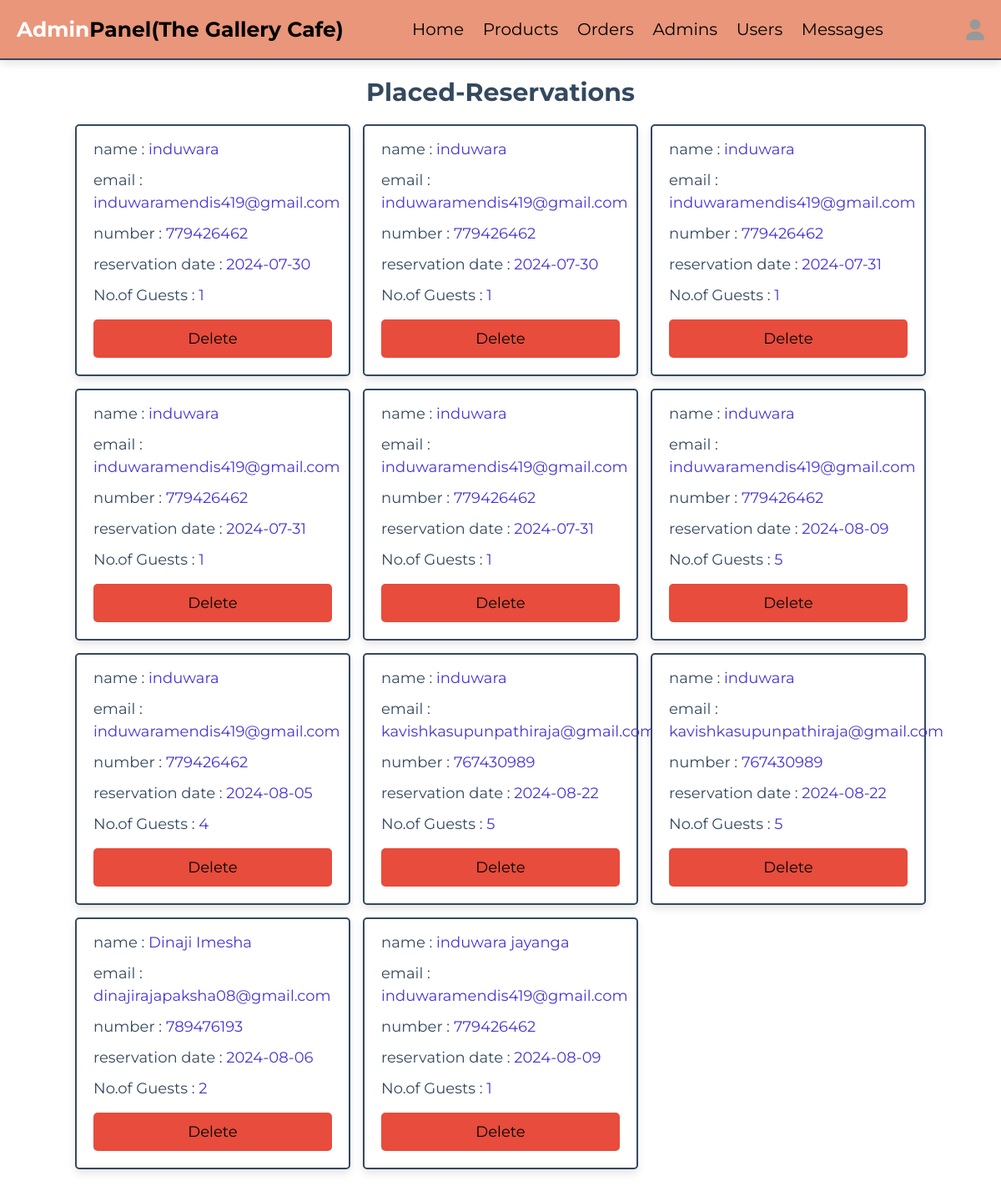
/admin/reservationsad.php (signed in), run on the app's committed database.
### tables this page shows
CREATE TABLE `table_reservation` (
  `id` int(50) NOT NULL,
  `full_name` varchar(50) NOT NULL,
  `email` varchar(100) NOT NULL,
  `phone` int(12) NOT NULL,
  `reservation_date` date NOT NULL,
  `reservation_time` time(6) NOT NULL,
  `guests` int(20) NOT NULL,
  `parking` varchar(10) NOT NULL
);

### admin/reservationsad.php (the view, shortened to what this page needs)
<?php
include '../components/connect.php';
?>
<!DOCTYPE html>
<html lang="en">
<head>
   <link rel="stylesheet" href="https://cdnjs.cloudflare.com/ajax/libs/font-awesome/6.1.1/css/all.min.css">
   <link rel="stylesheet" href="../css/admin_styles.css">
</head>
<body>
<?php include '../components/admin_header.php' ?>
<section class="placed-reservations">
   <h1 class="heading">placed-reservations</h1>
   <div class="box-container">
   <?php
      $select_reservation = $conn->prepare("SELECT * FROM `table_reservation`");
      $select_reservation->execute();
      if($select_reservation->rowCount() > 0){
         while($fetch_table_reservation = $select_reservation->fetch(PDO::FETCH_ASSOC)){
   ?>
   <div class="box">
      <p> name : <span><?= $fetch_table_reservation['full_name']; ?></span> </p>
      <p> email : <span><?= $fetch_table_reservation['email']; ?></span> </p>
      <p> number : <span><?= $fetch_table_reservation['phone']; ?></span> </p>
      <p> reservation date : <span><?= $fetch_table_reservation['reservation_date']; ?></span> </p>
      <p> No.of Guests : <span><?= $fetch_table_reservation['guests']; ?></span> </p>
      <form action="" method="POST">
         <div class="flex-btn">
            <a href="reservationsad.php?delete=<?= $fetch_table_reservation['id']; ?>" class="delete-btn" onclick="return confirm('delete this reservation?');">delete</a>
         </div>
      </form>
   </div>
   <?php
      }
   }else{
      echo '<p class="empty">no reservations placed yet!</p>';
   }
   ?>
   </div>
</section>
</body>
</html>

### css/admin_styles.css (style rules this page uses)
:root { --main-color:#4834d4; --red:#e74c3c; --orange:#f39c12; --black:#34495e; --white:#fff; --light-bg:#f5f5f5; --light-color:#999; --border:.2rem solid var(--black); --box-shadow:0 .5rem 1rem rgba(0,0,0,.1); }
* { font-family: 'Montserrat', sans-serif; margin:0; padding:0; box-sizing: border-box; text-decoration: none; outline: none; border:none; }
html { font-size: 62.5%; overflow-x: hidden; }
body { background-image: url("https://img.freepik.com/free-photo/abstract-blur-lobby_74190-4691.jpg?ga=GA1.1.2067153801.1717743021&semt=ais_user"); background-repeat: no-repeat; background-size:cover; }
section { max-width: 1200px; margin:0 auto; padding:2rem; }
.btn, .delete-btn, .option-btn { display: block; margin-top: 1rem; border-radius: .5rem; cursor: pointer; width: 100%; font-size: 1.8rem; color:black; padding:1.2rem 3rem; text-transform: capitalize; text-align: center; }
.delete-btn { background-color: var(--red); }
.flex-btn { display: flex; gap:1rem; }
.heading { text-align: center; margin-bottom: 2rem; text-transform: capitalize; color:var(--black); font-size: 3rem; }
.placed-reservations .box-container { display: grid; grid-template-columns: repeat(auto-fit, 33rem); gap:1.5rem; justify-content: center; align-items: flex-start; }
.placed-reservations .box-container .box { background-color: var(--white); border-radius: .5rem; box-shadow: var(--box-shadow); border:var(--border); padding:2rem; padding-top: 1rem; }
.placed-reservations .box-container .box p { padding: .5rem 0; line-height: 1.5; font-size: 1.8rem; color:var(--black); }
.placed-reservations .box-container .box p span { color:var(--main-color); }

### data on the page
table_reservation: full_name "induwara", email "induwaramendis419@gmail.com", phone "779426462", reservation_date "2024-07-30", guests "1"
table_reservation: full_name "induwara", email "induwaramendis419@gmail.com", phone "779426462", reservation_date "2024-07-30", guests "1"
table_reservation: full_name "induwara", email "induwaramendis419@gmail.com", phone "779426462", reservation_date "2024-07-31", guests "1"
table_reservation: full_name "induwara", email "induwaramendis419@gmail.com", phone "779426462", reservation_date "2024-07-31", guests "1"
table_reservation: full_name "induwara", email "induwaramendis419@gmail.com", phone "779426462", reservation_date "2024-07-31", guests "1"
table_reservation: full_name "induwara", email "induwaramendis419@gmail.com", phone "779426462", reservation_date "2024-08-09", guests "5"
table_reservation: full_name "induwara", email "induwaramendis419@gmail.com", phone "779426462", reservation_date "2024-08-05", guests "4"
table_reservation: full_name "induwara", email "kavishkasupunpathiraja@gmail.com", phone "767430989", reservation_date "2024-08-22", guests "5"
table_reservation: full_name "induwara", email "kavishkasupunpathiraja@gmail.com", phone "767430989", reservation_date "2024-08-22", guests "5"
table_reservation: full_name "Dinaji Imesha", email "dinajirajapaksha08@gmail.com", phone "789476193", reservation_date "2024-08-06", guests "2"
table_reservation: full_name "induwara jayanga", email "induwaramendis419@gmail.com", phone "779426462", reservation_date "2024-08-09", guests "1"
